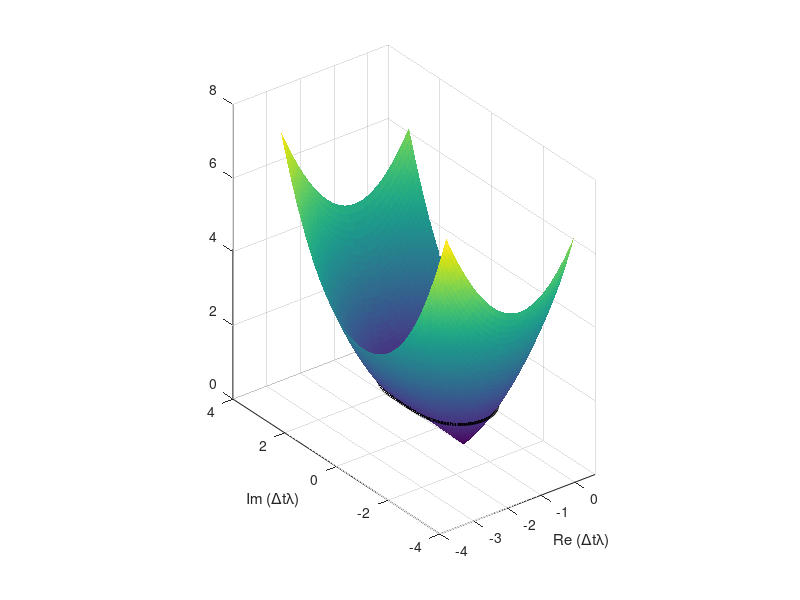

Source code (MATLAB):
% Visualize the amplification factor (stability surfaces)
% Note: comment out or uncomment an appropriate line depending on which
% integrator you're interested in:

xlow =-3.2; xhigh= 0.9;
ylow =-3.2; yhigh= 3.2;
n=100;
% This code fragment is to explain how the arrays for surf 
% may be constructed
% x=zeros(n,n); y=zeros(n,n); z=zeros(n,n);
% for k =1:n
%     for m =1:n
%         x(k,m) =xlow +(k-1)/(n-1)*(xhigh-xlow);
%         y(k,m) =ylow +(m-1)/(n-1)*(yhigh-ylow);
%         dtlambda = x(k,m) + 1i*y(k,m);
%         z(k,m) = abs(1 + dtlambda + 0.5*dtlambda.^2);
%     end
% end

% Here it is done much more efficiently and succinctly
[x,y] = meshgrid(linspace(xlow,xhigh,n),linspace(ylow,yhigh,n));
dtlambda = x + 1i*y;

% Here comment out or uncomment an appropriate line depending on which
% integrator you're interested in:
% Modified Euler
z = abs(1 + dtlambda + 0.5*dtlambda.^2);
% % Backward Euler
% z = 1./abs(1 - dtlambda);
% % Trapezoidal
% z = abs(1 + dtlambda/2)./abs(1 - dtlambda/2);
% % Forward Euler
% z = abs(1 + dtlambda);
% % Fourth order explicit Runge-Kutta
% z = abs(1+ dtlambda.^1/1+ ...
%      dtlambda.^2/2+ dtlambda.^3/6+ dtlambda.^4/24)
% % Trapezoidal
% z = abs(1 + dtlambda/2)./abs(1 - dtlambda/2);
% Implicit Modified Euler
% z = abs(1./(1 - dtlambda + 0.5*dtlambda.^2));

% plotting
surf(x,y,z,'edgecolor','none')
hold on
[C,H] =  contour3(x,y,z,[1, 1],'k')
set(H,'linewidth', 3)
axis([-4 0.6 -4 4 0 8])
axis equal, 
xlabel ('Re (\Delta{t}\lambda)')
ylabel ('Im (\Delta{t}\lambda)')
